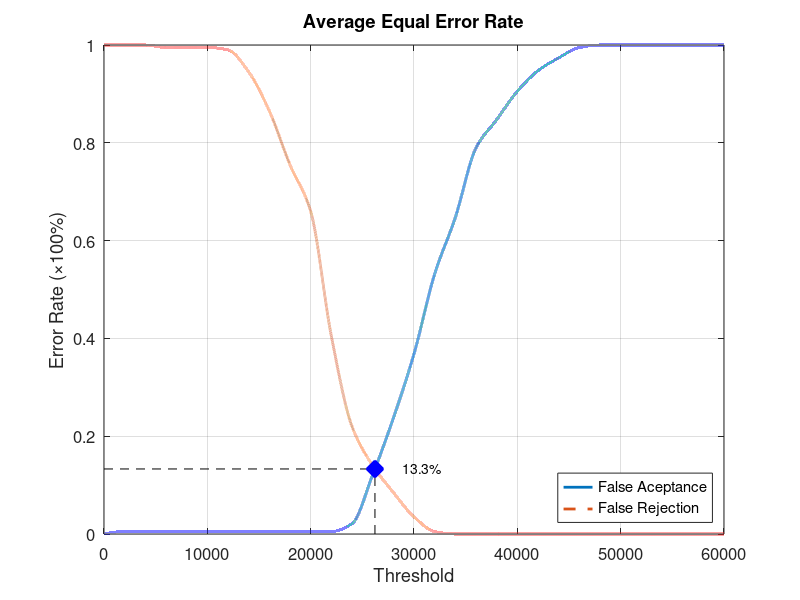
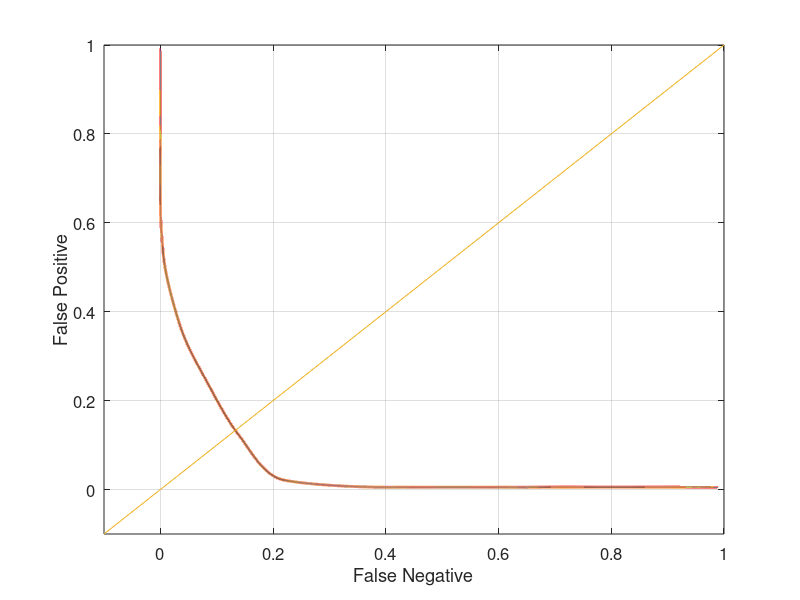

Here is the MATLAB script that generated these plots, in order:
function yEER = Database1_1
close all;
clear;
clc;
x = 0:2000:60000;
xq = 0:0.5:60000;

y0 = [0 0.00526316 0.00526316 0.00526316 0.00526316 0.00526316 0.00526316 0.00526316 0.00526316 0.00526316 0.00526316 0.00526316 0.0210526 0.121053 0.236842 0.368421 0.531579 0.647368 0.789474 0.847368 0.905263 0.947368 0.973684 0.994737 1 1 1 1 1 1 1];
yy0 = interp1(x, y0, xq, 'pchip');
y1 = [1 1 1 0.995 0.995 0.995 0.99 0.945 0.865 0.755 0.66 0.405 0.22 0.14 0.085 0.035 0.005 0 0 0 0 0 0 0 0 0 0 0 0 0 0];
yy1 = interp1(x, y1, xq, 'pchip');

% Calculating EER: 
y2 = abs(y0 - y1);
find(y2 == min(y2))
yy2 = abs(yy0 - yy1);
xEER = find(yy2 == min(yy2));
xEERIndex = xq(xEER) % X-axis EER
yEER = yy0(xEER) % Y-axis EER

main = figure
plot(xq, yy0,'-','LineWidth', 2);	hold on
plot(xq, yy1,'--','LineWidth', 2);	hold on
plot([xEERIndex xEERIndex], [0 yEER], 'k--');	hold on
plot([0 xEERIndex], [yEER yEER], 'k--');	hold on
plot(xEERIndex, yEER, 'bx', 'LineWidth', 10);	hold on
text(xEERIndex + 10 * xEERIndex / 100, yEER, [num2str(round((10000 * yEER)) / 100) '%'])
legend('False Aceptance', 'False Rejection', 'Location', 'SouthEast')
xlabel('Threshold')
ylabel('Error Rate (\times100%)')
title('Average Equal Error Rate')
set(gca, 'FontSize', 12)
axis([0 60000 0 1])
grid on

print(main, 'Database1_1Main', '-dpng');
FNRxFPR = figure('Color', [1 1 1]);
plot(yy1, yy0, '-', yy1, yy0, 'LineWidth', 2);
hold on
y = -0.1:0.1:1
plot(y, y); 
set(gca, 'FontSize', 12)
xlabel('False Negative')
ylabel('False Positive')
axis([-0.1 1 -0.1 1])
set(gca, 'FontSize', 12)
grid on

print(FNRxFPR, 'Database1_1FNRxFPR','-dpng');
end
